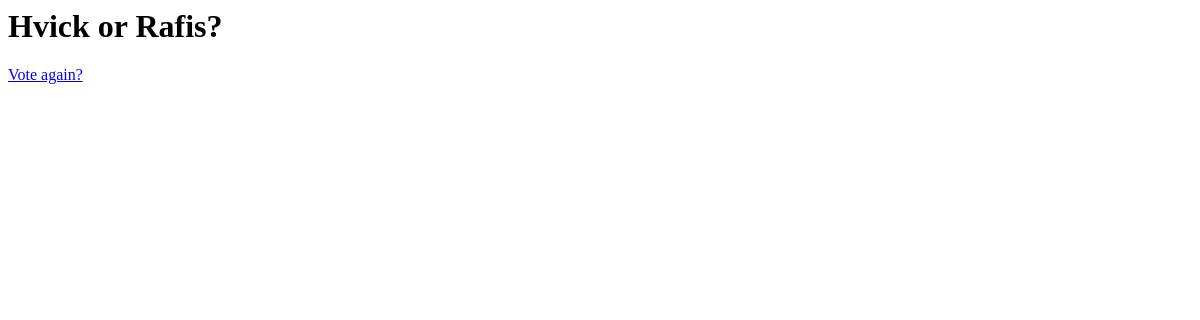
Before: /polls/5/results/ with the older database file.
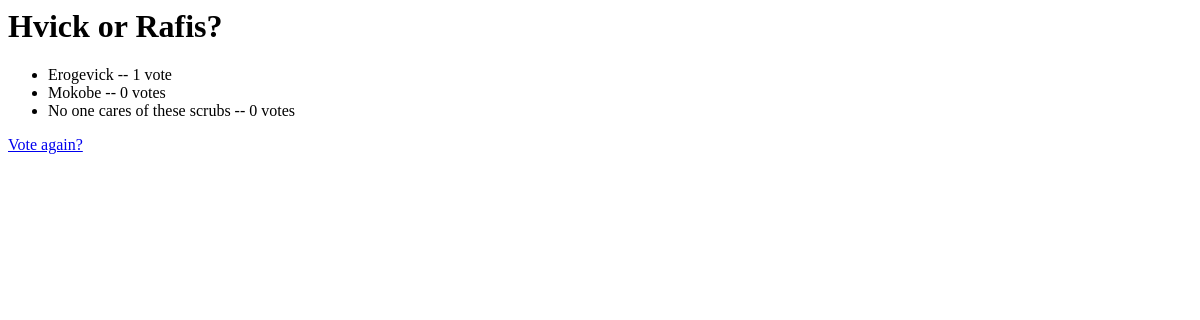
After: the same page with the newer database file.
### polls/models.py (models this page shows, shortened)
class Question(models.Model):
    question_text = models.CharField(max_length=200)
    pub_date = models.DateTimeField('date published')
    def was_published_recently(self):
        return self.pub_date >= timezone.now() - datetime.timedelta(days=1)
    was_published_recently.admin_order_field = 'pub_date'
    was_published_recently.boolean = True
    was_published_recently.short_description = 'Published recently?'

class Choice(models.Model):
    question = models.ForeignKey(Question, on_delete=models.CASCADE)
    choice_text = models.CharField(max_length=200)
    votes = models.IntegerField(default=0)

### polls/views.py (the view)
# urls.py: url(r'^(?P<pk>[0-9]+)/results/$', views.ResultsView.as_view(), name='results'),
class ResultsView(generic.DetailView):
    model = Question
    template_name = 'polls/results.html'

### polls/templates/polls/results.html
<h1>{{ question.question_text }}</h1>
<ul>
{% for choice in question.choice_set.all %}
    <li>{{ choice.choice_text }} -- {{ choice.votes }} vote{{ choice.votes|pluralize }}</li>
{% endfor %}
</ul>
<a href="{% url 'polls:detail' question.id %}">Vote again?</a>

Changed rows visible on the page:
added Choice: choice_text "Erogevick", votes "1"
added Choice: choice_text "Mokobe", votes "0"
added Choice: choice_text "No one cares of these scrubs", votes "0"
